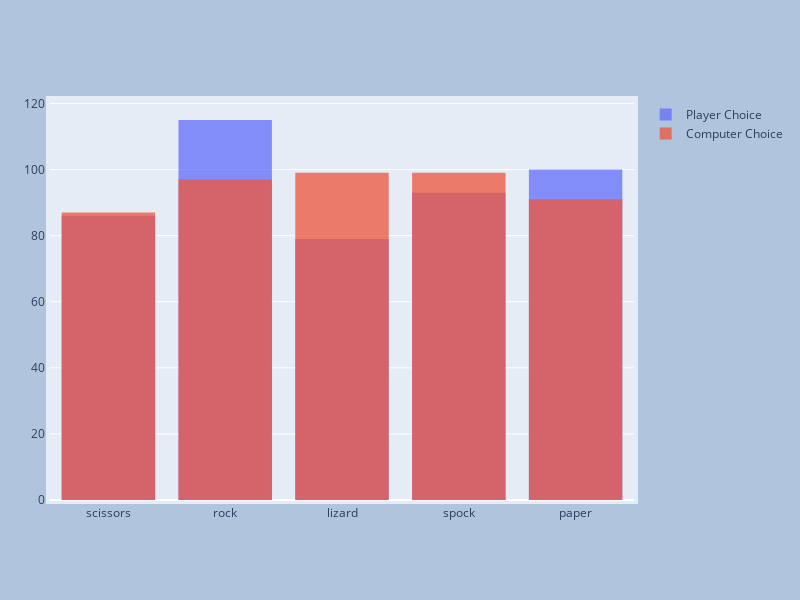

Write notebook code for a chart like this one.
### Code cell
# make a plotly histogram of player choices
fig = go.Figure()
fig.add_trace(go.Histogram(x=rpsls_game_df['Player Choice'], name='Player Choice'))
fig.add_trace(go.Histogram(x=rpsls_game_df['Computer Choice'], name='Computer Choice'))

fig.update_layout(
    barmode='overlay',
    autosize=False,
    width=800,
    height=600,
    margin=dict(l=50, r=50, b=100, t=100, pad=4),
    paper_bgcolor="LightSteelBlue",
).update_traces(opacity=0.75)

fig.show()

### Figure 1 — Plotly figure (JSON) as saved in the notebook; plotly's stock layout.template omitted (floating-point values rounded to 4 significant figures; data arrays with more than 128 entries replaced by an {"elided": "..."} marker saying what was removed)
{"data": [{"name": "Player Choice", "opacity": 0.75, "type": "histogram", "x": {"elided": "473 str values"}}, {"name": "Computer Choice", "opacity": 0.75, "type": "histogram", "x": {"elided": "473 str values"}}], "layout": {"autosize": false, "barmode": "overlay", "height": 600, "margin": {"b": 100, "l": 50, "pad": 4, "r": 50, "t": 100}, "paper_bgcolor": "LightSteelBlue", "width": 800}}
